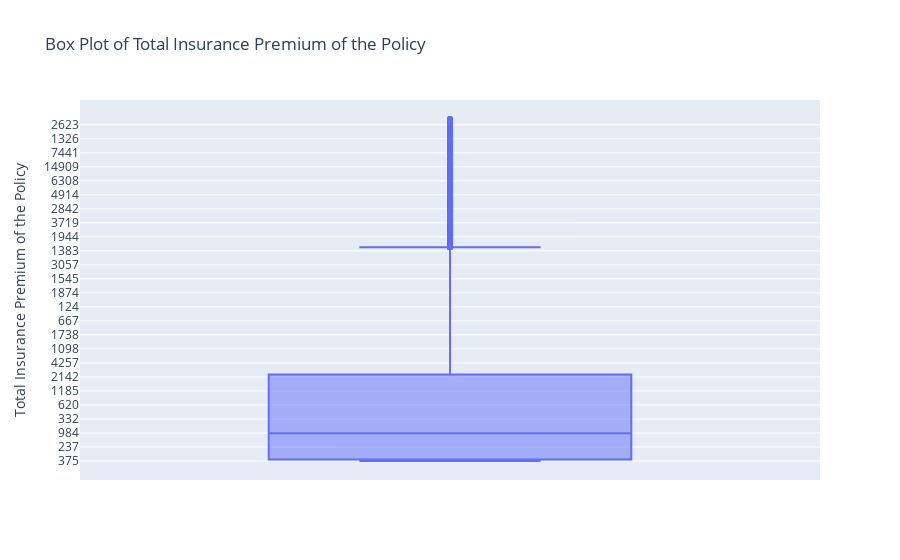

The notebook cell saved with this chart:
### Markdown cell above
## Box Plot

### Code cell
import pandas as pd
import plotly.express as px


# Choose the column for the box plot
column = 'totalinsurancepremiumofthepolicy'

# Create the box plot
fig = px.box(df, y=column, title='Box Plot of Total Insurance Premium of the Policy')

# Update the axes labels
fig.update_xaxes(title_text='')
fig.update_yaxes(title_text='Total Insurance Premium of the Policy')

# Show the plot
fig.show()

### Figure 1 — Plotly figure (JSON) as saved in the notebook; plotly's stock layout.template omitted (floating-point values rounded to 4 significant figures; data arrays with more than 128 entries replaced by an {"elided": "..."} marker saying what was removed)
{"data": [{"alignmentgroup": "True", "hovertemplate": "totalinsurancepremiumofthepolicy=%{y}<extra></extra>", "legendgroup": "", "marker": {"color": "#636efa"}, "name": "", "notched": false, "offsetgroup": "", "orientation": "v", "showlegend": false, "type": "box", "x0": " ", "xaxis": "x", "y": {"elided": "59999 str values"}, "y0": " ", "yaxis": "y"}], "layout": {"boxmode": "group", "legend": {"tracegroupgap": 0}, "title": {"text": "Box Plot of Total Insurance Premium of the Policy"}, "xaxis": {"anchor": "y", "domain": [0, 1], "title": {"text": ""}}, "yaxis": {"anchor": "x", "domain": [0, 1], "title": {"text": "Total Insurance Premium of the Policy"}}}}
